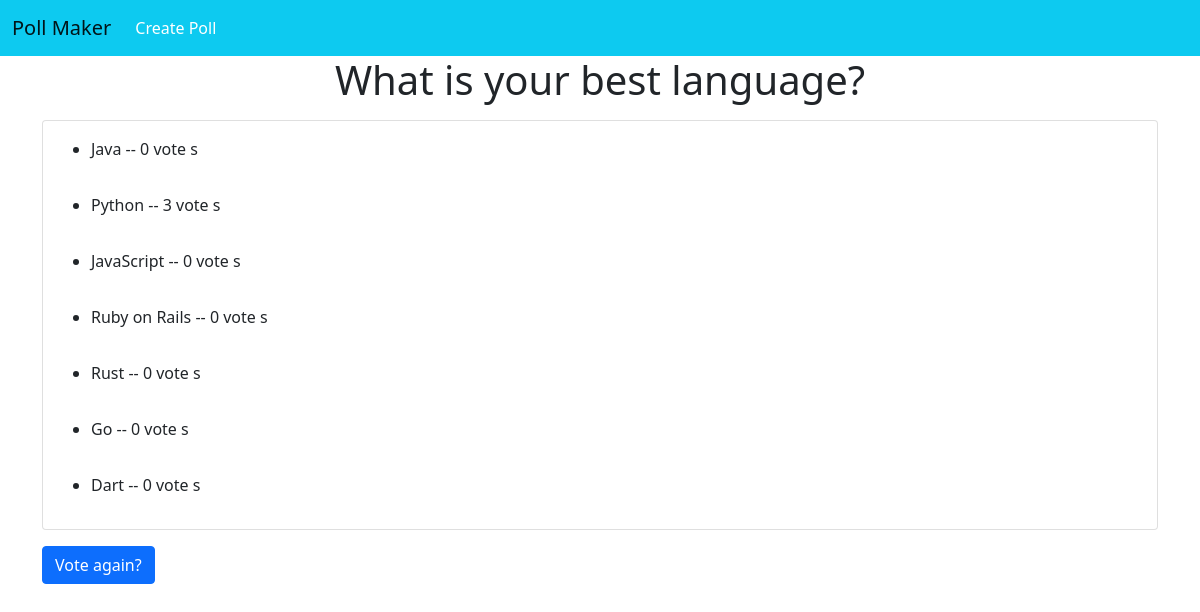
/1/results/, run on the app's committed database.
### poll/models.py (models this page shows, shortened)
class Question(models.Model):
    question_text = models.CharField(max_length=200)
    pub_date = models.DateTimeField('Date Published')

class Choice(models.Model):
    question = models.ForeignKey(Question, on_delete=models.CASCADE)
    choices = models.CharField(max_length=200)
    votes = models.IntegerField(default=0)

### poll/views.py (the view)
# urls.py: path('<int:pk>/results/', views.result.as_view(), name='result'),
class result(generic.DetailView):
    model = Question
    template_name = 'result.html'

### poll/templates/result.html (shortened to what this page needs)
{% extends 'base.html' %}
{% block body %}
  <div class="container">
    <h1 class="text-center mb-3">{{ question.question_text }}</h1>
  </div>
  <div class='container'>
    <div class="card mb-3">
      <ul>
      {% for choice in question.choice_set.all %}
      <div class="card-body">
        <li>{{ choice.choices }} -- {{ choice.votes }} vote {{ choice.votes|pluralize }}</li>
      </div>
      {% endfor %}
      </ul>
    </div>
    <a  class="btn btn-primary text-decoration-none "href="{% url 'detail' question.id %}">Vote again?</a>
  </div>
{%  endblock %}

### data on the page
Question: question_text "What is your best language?"
Choice: choices "Java", votes "0"
Choice: choices "Python", votes "3"
Choice: choices "JavaScript", votes "0"
Choice: choices "Ruby on Rails", votes "0"
Choice: choices "Rust", votes "0"
Choice: choices "Go", votes "0"
Choice: choices "Dart", votes "0"
